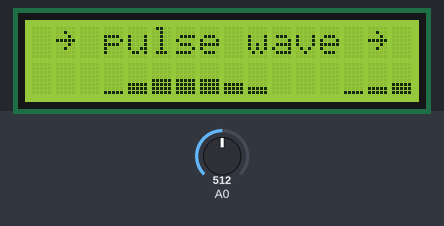
Bench run of a sketch on a simulated Arduino Uno, built with avr-gcc and run on an emulated ATmega328P. Parts: 16×2 character LCD. The test bench sets the inputs (shaded band); at power-on: A0 = 512.

Above: at 1.28 s.
1.3 s: A0 set to 122
2.9 s: A0 set to 0
At 5.55 s:
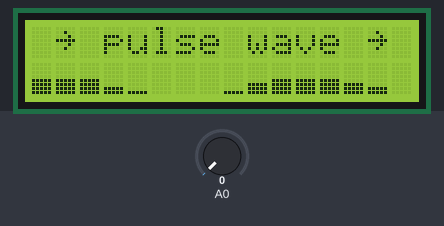
5.9 s: A0 set to 306
At 6.7 s:
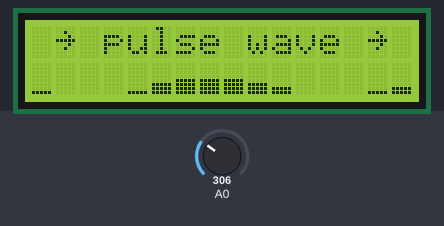
7.8 s: A0 set to 122
9.6 s: A0 set to 0
At 12.29 s:
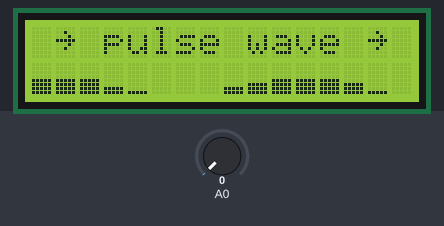
12.6 s: A0 set to 716
At 12.69 s:
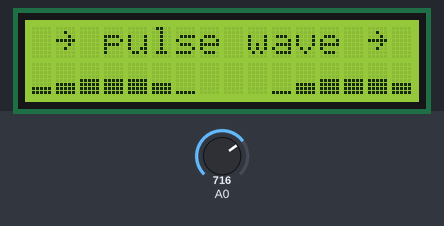

Measured:
- after the input at 12.6 s, the display: changes at once (image 4)

The sketch:

LCD_animation_wave.ino
```cpp
/*
  LiquidCrystal Library - Abstract Pulse Wave Animation

  Instead of animating a recognizable figure, this fills all 16 columns
  of the bottom row with custom "density" characters — from empty to
  fully solid — and cycles a sine-like wave of "fullness" across them,
  creating an abstract pulsing/breathing ripple effect.

  Circuit is identical to the original example:
  * LCD RS -> pin 12, Enable -> pin 11
  * LCD D4-D7 -> pins 5, 4, 3, 2
  * LCD R/W -> ground
  * 10K potentiometer wiper -> LCD VO (pin 3)
  * 10K potentiometer on A0 (controls animation speed)
*/

#include <LiquidCrystal.h>

const int rs = 12, en = 11, d4 = 5, d5 = 4, d6 = 3, d7 = 2;
LiquidCrystal lcd(rs, en, d4, d5, d6, d7);

// 6 "density" frames, from empty to solid — each fills in one more row
// of pixels from the bottom, like a rising level meter
byte density0[8] = {
  0b00000, 0b00000, 0b00000, 0b00000,
  0b00000, 0b00000, 0b00000, 0b00000
};
byte density1[8] = {
  0b00000, 0b00000, 0b00000, 0b00000,
  0b00000, 0b00000, 0b00000, 0b11111
};
byte density2[8] = {
  0b00000, 0b00000, 0b00000, 0b00000,
  0b00000, 0b00000, 0b11111, 0b11111
};
byte density3[8] = {
  0b00000, 0b00000, 0b00000, 0b00000,
  0b00000, 0b11111, 0b11111, 0b11111
};
byte density4[8] = {
  0b00000, 0b00000, 0b00000, 0b00000,
  0b11111, 0b11111, 0b11111, 0b11111
};
byte density5[8] = {
  0b00000, 0b00000, 0b00000, 0b11111,
  0b11111, 0b11111, 0b11111, 0b11111
};

const int numLevels = 6;
byte* levels[numLevels] = {
  density0, density1, density2, density3, density4, density5
};

const int cols = 16;
float phase = 0.0; // drives the wave across the row

void setup() {
  lcd.begin(16, 2);

  // register the 6 density frames as custom characters 0-5
  for (int i = 0; i < numLevels; i++) {
    lcd.createChar(i, levels[i]);
  }

  lcd.setCursor(0, 0);
  lcd.print(" ~ pulse wave ~ ");
}

void loop() {
  // potentiometer controls how fast the wave moves and the frame delay
  int sensorReading = analogRead(A0);
  int frameDelay = map(sensorReading, 0, 1023, 30, 150);

  // draw one "wave" frame across the bottom row
  for (int col = 0; col < cols; col++) {
    // combine column position and phase into a wave value -1..1
    float wave = sin((col * 0.6) + phase);
    // map -1..1 into a density level 0..numLevels-1
    int level = (int)((wave + 1.0) * 0.5 * (numLevels - 1));
    level = constrain(level, 0, numLevels - 1);

    lcd.setCursor(col, 1);
    lcd.write(byte(level));
  }

  phase += 0.35; // advance the wave each frame
  if (phase > TWO_PI) {
    phase -= TWO_PI;
  }

  delay(frameDelay);
}
```
